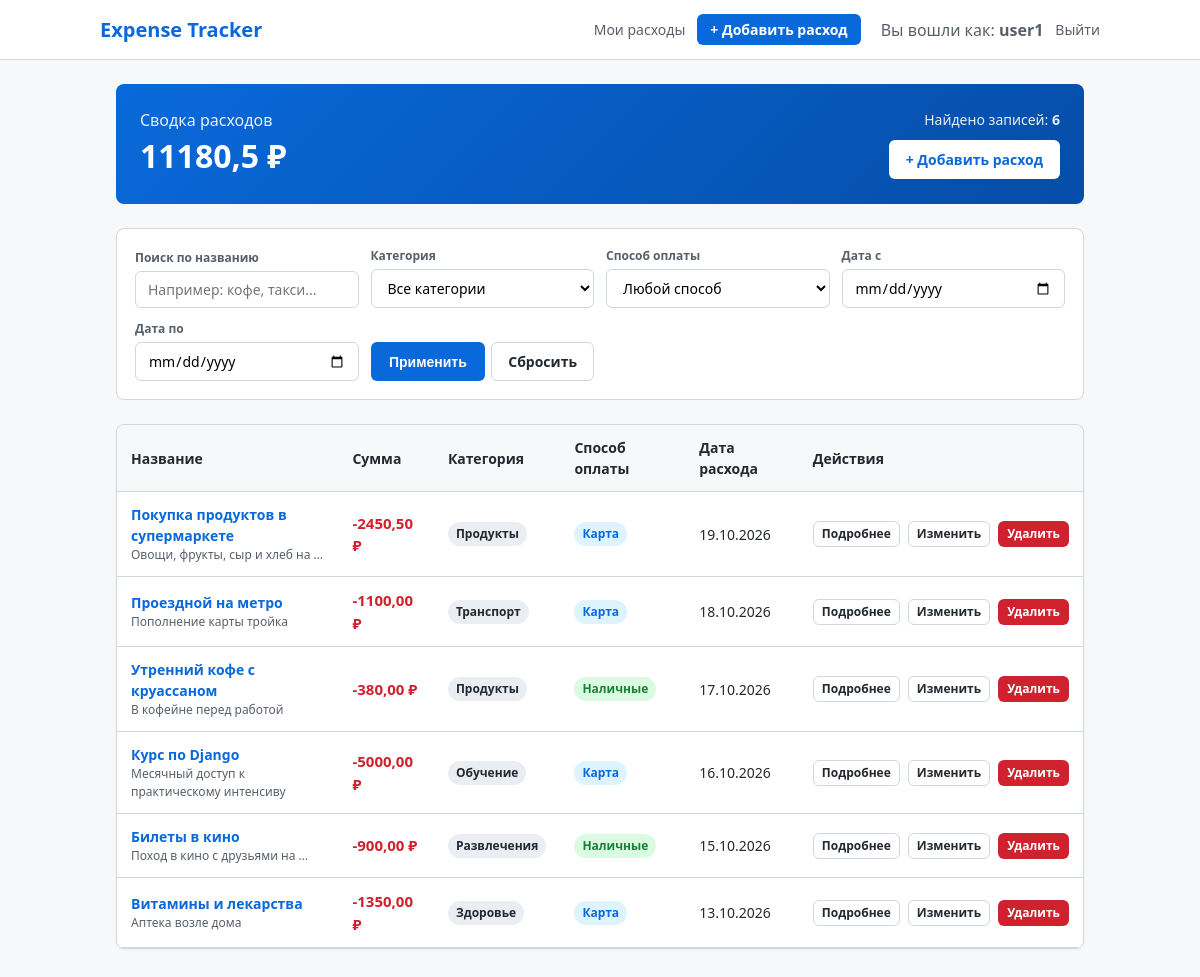
The app's page / (signed in) with its own data.
### expenses/models.py (models this page shows, shortened)
class Expense(models.Model):
    CATEGORY_CHOICES = [
        ("food", "Продукты"),
        ("transport", "Транспорт"),
        ("education", "Обучение"),
        ("entertainment", "Развлечения"),
        ("health", "Здоровье"),
        ("other", "Другое"),
    ]
    PAYMENT_METHOD_CHOICES = [
        ("card", "Карта"),
        ("cash", "Наличные"),
    ]
    title = models.CharField(max_length=200, verbose_name="Название расхода")
    amount = models.DecimalField(max_digits=10, decimal_places=2, verbose_name="Сумма")
    category = models.CharField(max_length=30, choices=CATEGORY_CHOICES, verbose_name="Категория")
    payment_method = models.CharField(max_length=20, choices=PAYMENT_METHOD_CHOICES, verbose_name="Способ оплаты")
    expense_date = models.DateField(verbose_name="Дата расхода")
    comment = models.TextField(blank=True, default="", verbose_name="Комментарий")
    created_at = models.DateTimeField(auto_now_add=True, verbose_name="Дата создания")
    user = models.ForeignKey(settings.AUTH_USER_MODEL, on_delete=models.CASCADE, related_name="expenses", verbose_name="Пользователь")
    class Meta:
        ordering = ["-expense_date", "-created_at"]
        verbose_name = "Расход"
        verbose_name_plural = "Расходы"

### expenses/views.py (the view)
# urls.py: path("", views.expense_list, name="list"),
@login_required
def expense_list(request: HttpRequest) -> HttpResponse:
    expenses = Expense.objects.filter(user=request.user)
    q = request.GET.get("q", "").strip()
    category = request.GET.get("category", "").strip()
    payment_method = request.GET.get("payment_method", "").strip()
    date_from = request.GET.get("date_from", "").strip()
    date_to = request.GET.get("date_to", "").strip()
    if q:
        expenses = expenses.filter(title__icontains=q)
    if category:
        expenses = expenses.filter(category=category)
    if payment_method:
        expenses = expenses.filter(payment_method=payment_method)
    if date_from:
        expenses = expenses.filter(expense_date__gte=date_from)
    if date_to:
        expenses = expenses.filter(expense_date__lte=date_to)
    total_count = expenses.count()
    total_amount_agg = expenses.aggregate(total=Sum("amount"))["total"]
    total_amount = total_amount_agg if total_amount_agg is not None else Decimal("0.00")
    context = {
        "expenses": expenses,
        "total_count": total_count,
        "total_amount": total_amount,
        "q": q,
        "selected_category": category,
        "selected_payment_method": payment_method,
        "date_from": date_from,
        "date_to": date_to,
        "categories": Expense.CATEGORY_CHOICES,
        "payment_methods": Expense.PAYMENT_METHOD_CHOICES,
    }
    return render(request, "expenses/expense_list.html", context)

### templates/expenses/expense_list.html (shortened to what this page needs)
{% extends "base.html" %}
{% block content %}
<div class="summary-card">
    <div>
        <h3>Сводка расходов</h3>
        <div class="total-amount">{{ total_amount }} ₽</div>
    </div>
    <div style="text-align: right;">
        <div class="total-count">Найдено записей: <strong>{{ total_count }}</strong></div>
        <a href="{% url 'expenses:create' %}" class="btn" style="background: white; color: #0969da; margin-top: 10px;">+ Добавить расход</a>
    </div>
</div>
<div class="filter-box">
    <form method="get">
        <div>
            <label>Поиск по названию</label>
            <input type="text" name="q" value="{{ q }}" placeholder="Например: кофе, такси...">
        </div>
        <div>
            <label>Категория</label>
            <select name="category">
                <option value="">Все категории</option>
            </select>
        </div>
        <div>
            <label>Способ оплаты</label>
            <select name="payment_method">
                <option value="">Любой способ</option>
            </select>
        </div>
        <div>
            <label>Дата с</label>
            <input type="date" name="date_from" value="{{ date_from }}">
        </div>
        <div>
            <label>Дата по</label>
            <input type="date" name="date_to" value="{{ date_to }}">
        </div>
        <div style="display: flex; gap: 6px;">
            <button type="submit" class="btn btn-primary" style="flex: 1;">Применить</button>
            <a href="{% url 'expenses:list' %}" class="btn btn-outline">Сбросить</a>
        </div>
    </form>
</div>
{% if expenses %}
    <div class="card" style="padding: 0; overflow-x: auto;">
        <table>
            <thead>
                <tr>
                    <th>Название</th>
                    <th>Сумма</th>
                    <th>Категория</th>
                    <th>Способ оплаты</th>
                    <th>Дата расхода</th>
                    <th>Действия</th>
                </tr>
            </thead>
            <tbody>
                {% for expense in expenses %}
                    <tr>
                        <td>
                            <a href="{% url 'expenses:detail' pk=expense.pk %}" style="font-weight: 600; color: #0969da; text-decoration: none;">
                                {{ expense.title }}
                            </a>
                            {% if expense.comment %}
                                <div style="font-size: 12px; color: #57606a;">{{ expense.comment|truncatewords:6 }}</div>
                            {% endif %}
                        </td>
                        <td style="font-weight: 700; font-size: 15px; color: #cf222e;">
                            -{{ expense.amount }} ₽
                        </td>
                        <td>
                            <span class="badge">{{ expense.get_category_display }}</span>
                        </td>
                        <td>
                            {% if expense.payment_method == "card" %}
                                <span class="badge badge-card">Карта</span>
                            {% else %}
                                <span class="badge badge-cash">Наличные</span>
                            {% endif %}
                        </td>
                        <td>{{ expense.expense_date|date:"d.m.Y" }}</td>
                        <td>
                            <div style="display: flex; gap: 8px;">
                                <a href="{% url 'expenses:detail' pk=expense.pk %}" class="btn btn-outline" style="padding: 3px 8px; font-size: 12px;">Подробнее</a>
                                <a href="{% url 'expenses:edit' pk=expense.pk %}" class="btn btn-outline" style="padding: 3px 8px; font-size: 12px;">Изменить</a>
                                <a href="{% url 'expenses:delete' pk=expense.pk %}" class="btn btn-danger" style="padding: 3px 8px; font-size: 12px;">Удалить</a>
                            </div>
                        </td>
                    </tr>
                {% endfor %}
            </tbody>
        </table>
    </div>
{% endif %}
{% endblock %}

### templates/base.html (shortened to what this page needs)
{% load static %}
<!DOCTYPE html>
<html lang="ru">
<head>
    <link rel="stylesheet" href="{% static 'style.css' %}">
</head>
<body>
    {% include "_header.html" %}
    <div class="container">
        {% block content %}{% endblock %}
    </div>
</body>
</html>

### templates/_header.html
{% load static %}
<header>
    <div class="nav-container">
        <a href="{% url 'expenses:list' %}" class="brand">Expense Tracker</a>
        <nav>
            {% if user.is_authenticated %}
                <a href="{% url 'expenses:list' %}">Мои расходы</a>
                <a href="{% url 'expenses:create' %}" class="btn btn-primary" style="padding: 4px 12px; color: white;">+ Добавить расход</a>
                <span style="color: #57606a; margin-left: 8px;">Вы вошли как: <strong>{{ user.username }}</strong></span>
                <a href="{% url 'accounts:logout' %}">Выйти</a>
            {% else %}
                <a href="{% url 'accounts:login' %}">Войти</a>
                <a href="{% url 'accounts:register' %}" class="btn btn-primary" style="padding: 4px 12px; color: white;">Регистрация</a>
            {% endif %}
        </nav>
    </div>
</header>

### static/style.css (style rules this page uses)
* { box-sizing: border-box; margin: 0; padding: 0; }
body { font-family: system-ui, -apple-system, "Segoe UI", Roboto, sans-serif; color: #24292f; background-color: #f6f8fa; line-height: 1.5; padding-bottom: 50px; }
header { background-color: #ffffff; border-bottom: 1px solid #d0d7de; padding: 14px 24px; margin-bottom: 24px; }
.nav-container { max-width: 1000px; margin: 0 auto; display: flex; justify-content: space-between; align-items: center; flex-wrap: wrap; gap: 12px; }
.brand { font-size: 20px; font-weight: 700; color: #0969da; text-decoration: none; }
nav { display: flex; align-items: center; gap: 12px; flex-wrap: wrap; }
nav a { color: #57606a; text-decoration: none; font-size: 14px; font-weight: 500; }
.container { max-width: 1000px; margin: 0 auto; padding: 0 16px; }
.card { background-color: #ffffff; border: 1px solid #d0d7de; border-radius: 8px; padding: 20px; margin-bottom: 20px; box-shadow: 0 1px 3px rgba(31,35,40,0.04); }
.summary-card { background: linear-gradient(135deg, #0969da 0%, #054da7 100%); color: #ffffff; border-radius: 8px; padding: 24px; margin-bottom: 24px; display: flex; justify-content: space-between; align-items: center; flex-wrap: wrap; gap: 16px; }
.summary-card h3 { font-size: 16px; font-weight: 500; opacity: 0.9; }
.summary-card .total-amount { font-size: 32px; font-weight: 700; }
.summary-card .total-count { font-size: 14px; opacity: 0.9; }
.filter-box { background-color: #ffffff; border: 1px solid #d0d7de; border-radius: 8px; padding: 18px; margin-bottom: 24px; }
.filter-box form { display: grid; grid-template-columns: repeat(auto-fit, minmax(180px, 1fr)); gap: 12px; align-items: end; }
.filter-box label { font-size: 12px; font-weight: 600; color: #57606a; display: block; margin-bottom: 4px; }
.btn { display: inline-block; padding: 8px 16px; font-size: 14px; font-weight: 600; text-align: center; border-radius: 6px; text-decoration: none; cursor: pointer; border: 1px solid transparent; transition: background-color 0.15s ease; }
.btn-primary { background-color: #0969da; color: #ffffff; }
.btn-danger { background-color: #cf222e; color: #ffffff; }
.btn-outline { background-color: transparent; color: #24292f; border: 1px solid #d0d7de; }
input[type="text"], input[type="email"], input[type="password"], input[type="date"], input[type="number"], select, textarea { width: 100%; padding: 8px 12px; font-size: 14px; border: 1px solid #d0d7de; border-radius: 6px; font-family: inherit; background-color: #ffffff; }
table { width: 100%; border-collapse: collapse; }
th, td { padding: 12px 14px; text-align: left; border-bottom: 1px solid #d0d7de; font-size: 14px; }
th { background-color: #f6f8fa; font-weight: 600; }
.badge { display: inline-block; padding: 3px 8px; font-size: 12px; font-weight: 600; border-radius: 12px; background-color: #eaeef2; color: #24292f; }
.badge-card { background-color: #ddf4ff; color: #0969da; }
.badge-cash { background-color: #dafbe1; color: #1a7f37; }

### records on screen
Expense: title "Покупка продуктов в супермаркете", comment "Овощи, фрукты, сыр и хлеб на …", amount "2450,50", category "Продукты", payment_method "Карта", expense_date "19.10.2026"
Expense: title "Проездной на метро", comment "Пополнение карты тройка", amount "1100,00", category "Транспорт", payment_method "Карта", expense_date "18.10.2026"
Expense: title "Утренний кофе с круассаном", comment "В кофейне перед работой", amount "380,00", category "Продукты", payment_method "Наличные", expense_date "17.10.2026"
Expense: title "Курс по Django", comment "Месячный доступ к практическому интенсиву", amount "5000,00", category "Обучение", payment_method "Карта", expense_date "16.10.2026"
Expense: title "Билеты в кино", comment "Поход в кино с друзьями на …", amount "900,00", category "Развлечения", payment_method "Наличные", expense_date "15.10.2026"
Expense: title "Витамины и лекарства", comment "Аптека возле дома", amount "1350,00", category "Здоровье", payment_method "Карта", expense_date "13.10.2026"

### other values on screen
{{ user.username }} "user1"
{{ total_amount }} "11180,5"
{{ total_count }} "6"
